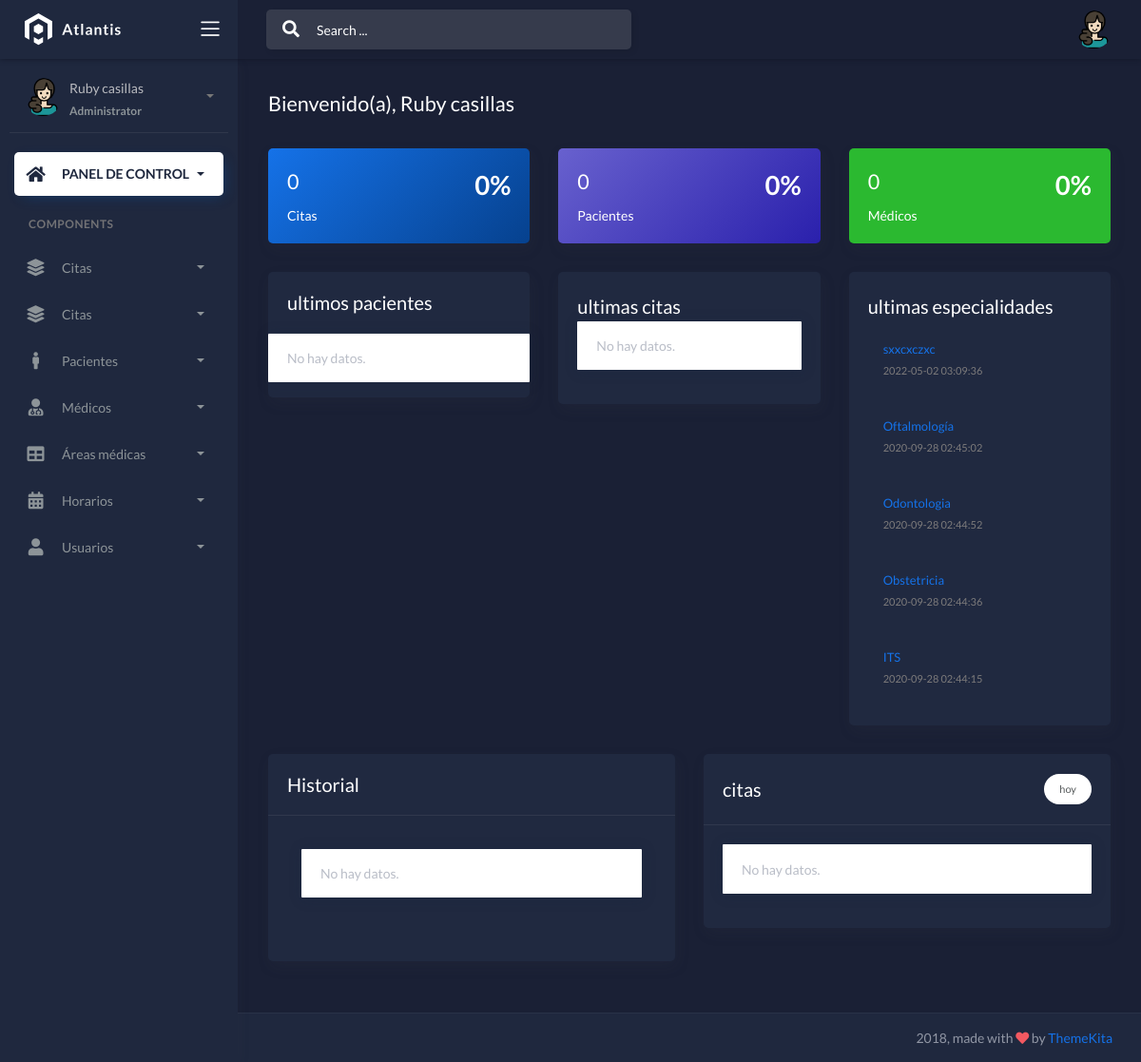
The page /frontend/administrador/escritorio.php (signed in) on the database its author committed.
### tables this page shows
CREATE TABLE `specialty` (
  `codespe` int(11) NOT NULL,
  `nombrees` varchar(50) NOT NULL,
  `fecha_create` timestamp NOT NULL DEFAULT current_timestamp() ON UPDATE current_timestamp()
);

### frontend/administrador/escritorio.php (the view, shortened to what the rows shown need)
<?php if(isset($_SESSION['id'])) { ?>
<!DOCTYPE html>
<html lang="es">
<head>
     <link rel="stylesheet" href="../../backend/css/bootstrap.min.css">
     <link rel="stylesheet" href="../../backend/css/atlantis.min.css">
     <link rel="stylesheet" href="../../backend/css/demo.css">
</head>
<body data-background-color="dark">
     <div class="wrapper">
          <div class="main-panel">
               <div class="content">
                    <div class="page-inner">
                         <div class="mt-2 mb-4">
                              <h2 class="text-white pb-2">Bienvenido(a), <?php echo ucfirst($_SESSION['nombre']); ?></h2>
                         </div>
                         <div class="row">
                              <div class="col-md-4">
                                   <div class="card card-dark bg-primary-gradient">
                                        <div class="card-body pb-0">
               <?php
                  require_once('../../backend/db/config.php');
                    $sql = "SELECT COUNT(*) total FROM appointment";
                    $result = $connect->query($sql);
                    $total = $result->fetchColumn();
              ?>
                                             <h2 class="mb-2"><?php echo  $total; ?></h2>
                                        </div>
                                   </div>
                              </div>
                              <div class="col-md-4">
                                   <div class="card card-dark bg-secondary-gradient">
                                        <div class="card-body pb-0">
                                             <?php
                    $sql = "SELECT COUNT(*) total FROM customers";
                    $result = $connect->query($sql);
                    $total = $result->fetchColumn();
              ?>
                                             <h2 class="mb-2"><?php echo  $total; ?></h2>
                                        </div>
                                   </div>
                              </div>
                              <div class="col-md-4">
                                   <div class="card card-dark bg-success2">
                                        <div class="card-body pb-0">
                                             <?php
                    $sql = "SELECT COUNT(*) total FROM doctor";
                    $result = $connect->query($sql);
                    $total = $result->fetchColumn();
              ?>
                                             <h2 class="mb-2"><?php echo  $total; ?></h2>
                                        </div>
                                   </div>
                              </div>
                         </div>
                         <div class="row">
          <div class="col-md-4">
               <div class="card">
                    <div class="card-body">
                         <?php
$sentencia = $connect->prepare("SELECT * FROM specialty ORDER BY codespe DESC LIMIT 5;");
 $sentencia->execute();
$data =  array();
if($sentencia){
  while($r = $sentencia->fetchObject()){
    $data[] = $r;
  }
}
     ?>
     <?php if(count($data)>0):?>
      <?php foreach($data as $d):?>
                         <div class="card-list">
                              <div class="item-list">
                                   <div class="info-user ml-3">
                                        <div class="username"><?php echo $d->nombrees ?></div>
                                        <div class="status"><?php echo $d->fecha_create  ?></div>
                                   </div>
                              </div>
                         </div>
<?php endforeach; ?>
          <?php else:?>
    <div class="alert alert-dark" role="alert">
   No hay datos.
</div>
    <?php endif; ?>
                    </div>
               </div>
          </div>
     </div>
                    </div>
               </div>
          </div>
     </div>
</body>
</html>
<?php }else{
    header('Location: ../login.php');
 } ?>

### rows shown on the page
specialty: nombrees "sxxcxczxc", fecha_create "2022-05-02 03:09:36"
specialty: nombrees "Oftalmología", fecha_create "2020-09-28 02:45:02"
specialty: nombrees "Odontologia", fecha_create "2020-09-28 02:44:52"
specialty: nombrees "Obstetricia", fecha_create "2020-09-28 02:44:36"
specialty: nombrees "ITS", fecha_create "2020-09-28 02:44:15"

### other values the page prints
$_SESSION['nombre'] "Ruby casillas"
$total "0"
